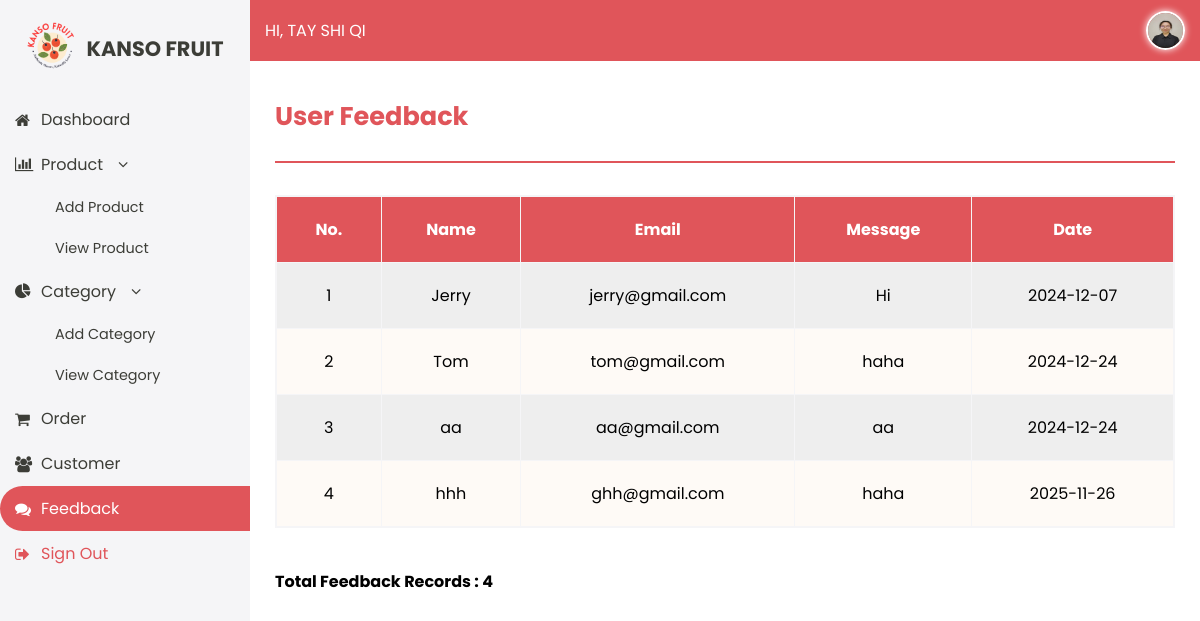
Screenshot of /view_feedback.php (signed in) with the database file from the repository.
### tables this page shows
CREATE TABLE `admintbl` (
  `admin_id` int(11) NOT NULL,
  `admin_name` varchar(200) NOT NULL,
  `admin_email` varchar(100) NOT NULL,
  `admin_password` char(35) NOT NULL,
  `admin_contact` char(15) NOT NULL,
  `admin_gender` char(7) NOT NULL,
  `admin_image` varchar(150) NOT NULL
);

CREATE TABLE `feedbacktbl` (
  `feedback_id` int(11) NOT NULL,
  `feedback_name` varchar(150) NOT NULL,
  `feedback_email` varchar(150) NOT NULL,
  `feedback_message` text NOT NULL,
  `feedback_date` date NOT NULL
);

### view_feedback.php (the view, shortened to what this page needs)
<?php
include "config.php";
$sess_aid = $_SESSION["sess_aid"];
$get_admin = mysqli_query($conn, "select * from admintbl where admin_id=$sess_aid");
$admin_rec = mysqli_fetch_assoc($get_admin );
?>
<!DOCTYPE HTML>
<html>
	<head>
		<link rel="stylesheet" href="css/admin_design.css" />
		<link rel="stylesheet" href="https://cdnjs.cloudflare.com/ajax/libs/font-awesome/4.7.0/css/font-awesome.min.css">
	</head>
	<body>
	<div id="body">
		<div id="leftnav">
			<div id="logo">
				<div class="one">
					<a href="index.html"><img src="images/logo.png" title="Kanso Fruits" alt="Kanso Fruits Logo" /></a>
				</div>
				<div class="two">
					<a href="index.html">Kanso Fruit</a>
				</div>
			</div>
			<div id="sidenav">
				<p><a href="admin_dashboard.php"><i class="fa fa-home"></i>Dashboard</a></p>
				<p class="three"><i class="fa fa-bar-chart"></i>Product<i class="fa fa-angle-down"></i></p>
					<p class="angle"><a href="add_product.php">Add Product</a></p>
					<p class="angle"><a href="view_product.php">View Product</a></p>
				<p class="three"><i class="fa fa-pie-chart"></i>Category<i class="fa fa-angle-down"></i></p>
					<p class="angle"><a href="add_category.php">Add Category</a></p>
					<p class="angle"><a href="view_category.php">View Category</a></p>
				<p><a href="view_order.php"><i class="fa fa-shopping-cart"></i>Order</a></p>
				<p><a href="view_customer.php"><i class="fa fa-users"></i>Customer</a></p>
				<p><span style="background-color:#e0555a; color:white; border-radius:40px 0px 0px 40px; cursor:pointer; display:flex;
				align-items:center; padding:10px 15px;"><i class="fa fa-comments"></i>Feedback</span></p>
				<p style="color:#e0555a;"><a href="admin_logout.php"><i class="fa fa-sign-out"></i>Sign Out</a></p>
			</div>
		</div>
		<div id="rightnav">
			<div id="top">
				<div class="halo">
					<p>Hi, <?php echo $admin_rec['admin_name']; ?></p>
				</div>
				<div class="profile">
					<a href="admin_profile.php">
						<?php
							if ($admin_rec["admin_image"] == "")
							{
								$filename = "admin_image/profile.png";
							}
							else
							{
								$filename = "admin_image/".$admin_rec["admin_image"];
							}
							echo "<img src='".$filename."'>";
						?>
					</a>
				</div>
			</div>
			<div id="down">
				<div class="table">
					<h3>User Feedback</h3>
					<hr>
						<?php
						$get_feedback = mysqli_query($conn,"select * from feedbacktbl");
						$count = mysqli_num_rows($get_feedback);
						if ($count == 0)
						{
							echo "No customer feedback were found.";
						}
						else
						{
							echo "<table border='1px' class= 'product-table'>";
							echo "<tr>";
							echo "<th>No.</th>";
							echo "<th>Name</th>";
							echo "<th>Email</th>";
							echo "<th>Message</th>";
							echo "<th>Date</th>";
							$x=1;
							while($rec = mysqli_fetch_assoc($get_feedback))
							{
								echo "<tr>";
								echo "<td>". $x ."</td>";
								echo "<td>".$rec['feedback_name']."</td>";
								echo "<td>".$rec['feedback_email']."</td>";
								echo "<td>".$rec['feedback_message']."</td>";
								echo "<td>".$rec['feedback_date']."</td>";
								echo "</tr>";
								$x++;
							}
						}
						echo "</table>";
						echo "<br>";
						echo "<p><b>Total Feedback Records : ".$count."</b></p>";
						?>
				</div>
			</div>
		</div>
	</div>
	</body>
</html>

### css/admin_design.css (style rules this page uses)
body { margin:0; padding:0; font-family:'Poppins', sans-serif; background-color:#F5F5F7; }
a { text-decoration:none; color:inherit; }
#body { display:flex; height:100vh; }
#leftnav { width:250px; background-color:#F5F5F7; color:#3C3D37; display:flex; flex-direction:column; }
#logo { display:flex; align-items:center; justify-content:center; padding:20px; text-align:center; }
#logo .one img { width:50px; height:50px; margin-right:10px; }
#logo .two a { font-size:1.3em; font-weight:bold; color:#3C3D37; text-transform:uppercase; }
#sidenav a { display:flex; align-items:center; padding:10px 15px; cursor:pointer; }
#sidenav p.three { margin:10px 0px; }
#sidenav p.three i { margin:0px 16px 0px 15px; }
#sidenav p i { margin-right:16px; width:10px; }
#sidenav p { margin:0; font-size:1em; }
#sidenav p.angle { font-size:0.9em; margin-left:40px; }
#rightnav { flex:1; display:flex; flex-direction:column; }
#top { display:flex; background-color:#e0555a; padding:2px 15px; justify-content:space-between; align-items:center; color:#fff; }
#top .halo { font-size:16px; text-transform:uppercase; }
#top .profile img { width:35px; height:35px; border-radius:100%; border:2px solid white; box-shadow:0px 0px 7px white; margin-top:7px; }
#down { flex:1; padding:10px; background-color:white; overflow-y:auto; }
.table { padding:0px 15px; box-sizing:border-box; width:100%; }
.table h3 { font-size:1.6em; color:#e0555a; font-family:; }
.table hr { border:1px solid #e0555a; margin-bottom:2em; }
.table .product-table { width:100%; border-collapse:collapse; text-align:center; border:2px solid #F5F5F7; }
.table .product-table th { padding:20px; background-color:#e0555a; color:white; }
.table .product-table td { padding:20px; }
.table .product-table tr:nth-child(even) { background-color:#eeeeee; }
.table .product-table tr:nth-child(odd) { background-color:#FEFAF6; }

### rows the page displays
admintbl: admin_name "TAY SHI QI", admin_image (picture)
feedbacktbl: feedback_name "Jerry", feedback_email "jerry@gmail.com", feedback_message "Hi", feedback_date "2024-12-07"
feedbacktbl: feedback_name "Tom", feedback_email "tom@gmail.com", feedback_message "haha", feedback_date "2024-12-24"
feedbacktbl: feedback_name "aa", feedback_email "aa@gmail.com", feedback_message "aa", feedback_date "2024-12-24"
feedbacktbl: feedback_name "hhh", feedback_email "ghh@gmail.com", feedback_message "haha", feedback_date "2025-11-26"

### other values shown
$count "4"
